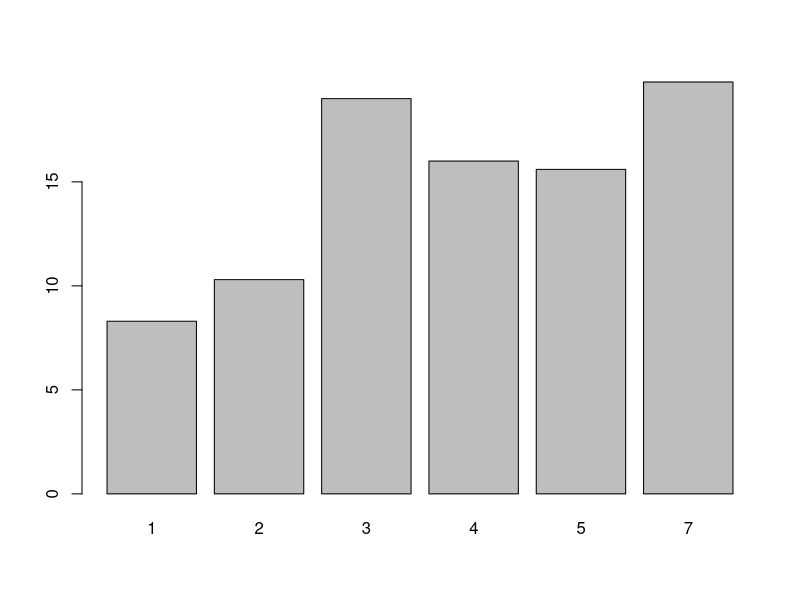
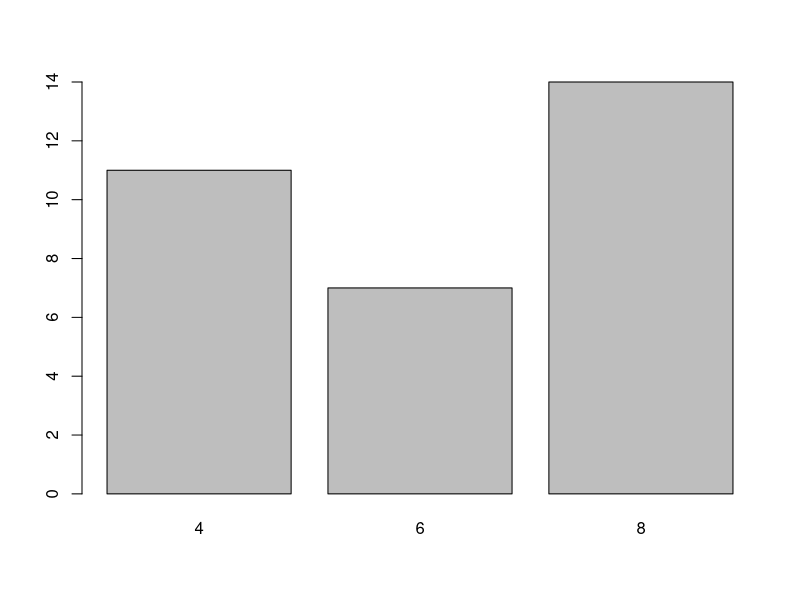
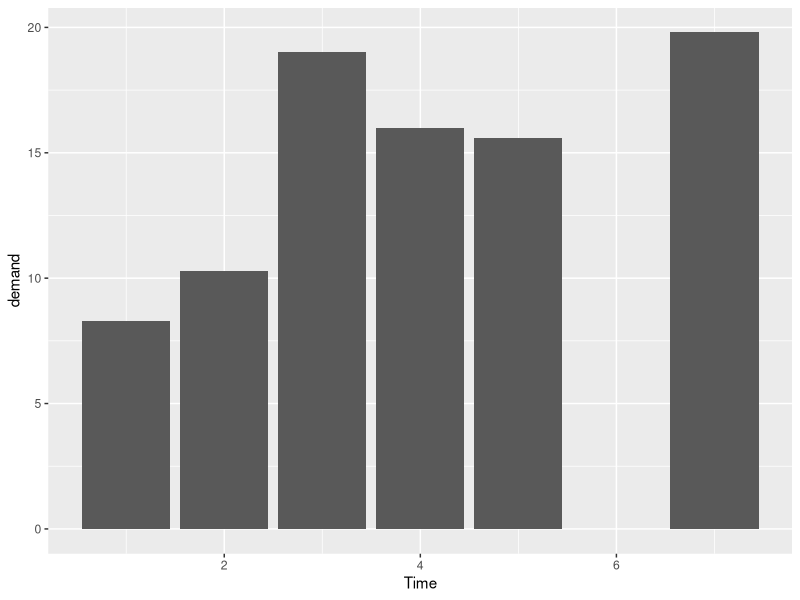
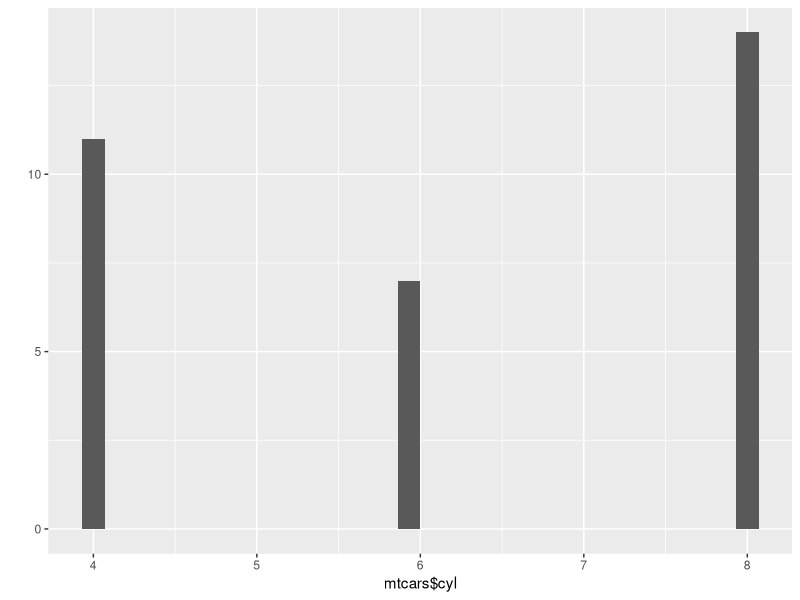
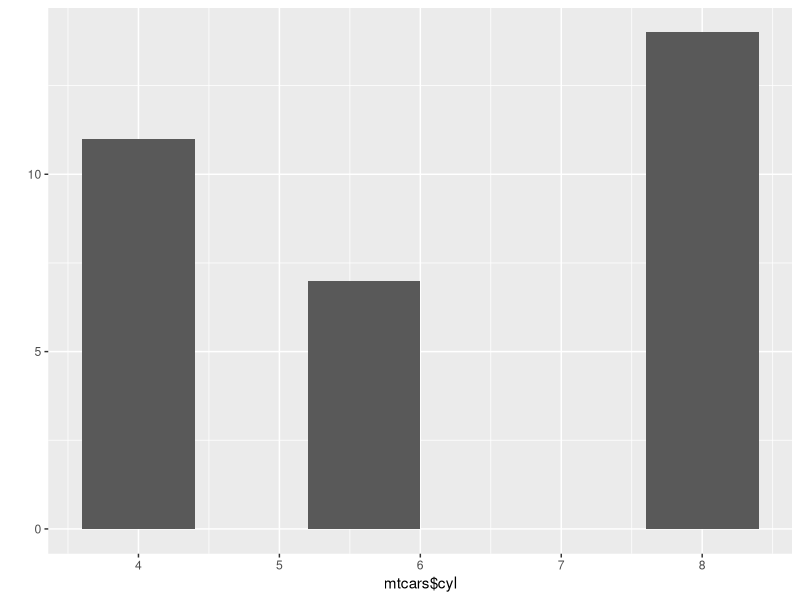
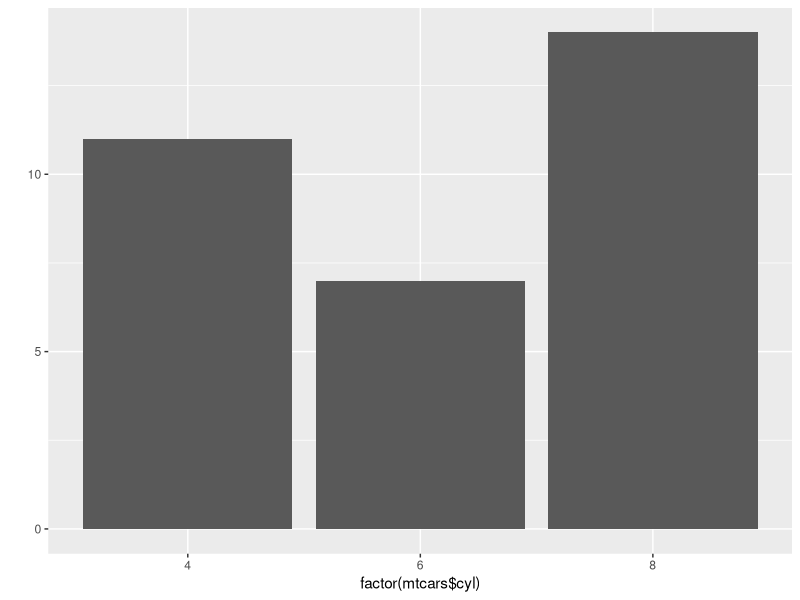
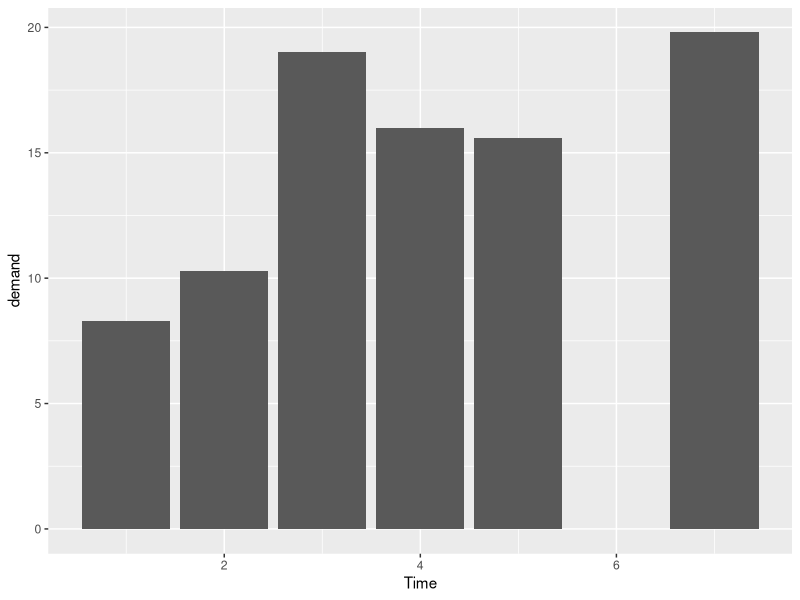
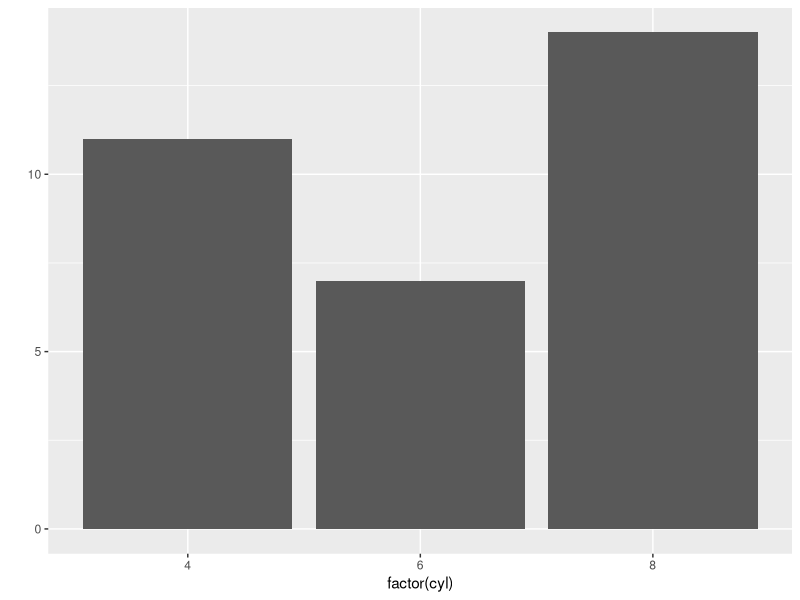

Source code (R) for these figures, in order:
head(BOD)
barplot(BOD$demand, names.arg = BOD$Time)
c <- table(mtcars$cyl)

# 個数のテーブルからグラフを作成する
barplot(c)

library(ggplot2)
# 以下は本の通りだが古い記述なのでエラーになる
## qplot(BOD$Time, BOD$demand, geom = "bar", stat = "identity")

ggplot(BOD, aes(x = Time, y = demand)) + geom_bar(width = 0.9,stat = "identity")

# ここではcylは連続値（書籍のままだとエラーが出るが一応書ける）
qplot(mtcars$cyl)

# binwidthを指定しろと言われるので、入れる
qplot(mtcars$cyl, binwidth = 0.8)

# cylを離散値として扱う
qplot(factor(mtcars$cyl))

# 値を示す棒グラフ。同じ意味だが最初のは現行バージョンでは動かない
## qplot(Time, demand, data = BOD, geom = "bar", stat = "identity")
ggplot(BOD, aes(x = Time, y = demand)) + geom_bar(stat = "identity")

# 個数を示す棒グラフ
qplot(factor(cyl), data = mtcars)
g <- ggplot(mtcars, aes(x = factor(cyl))) + geom_bar()
install.packages("ggthemes")
require(ggthemes)
g
g + theme_wsj()
g + theme_tufte()
g + theme_economist()
